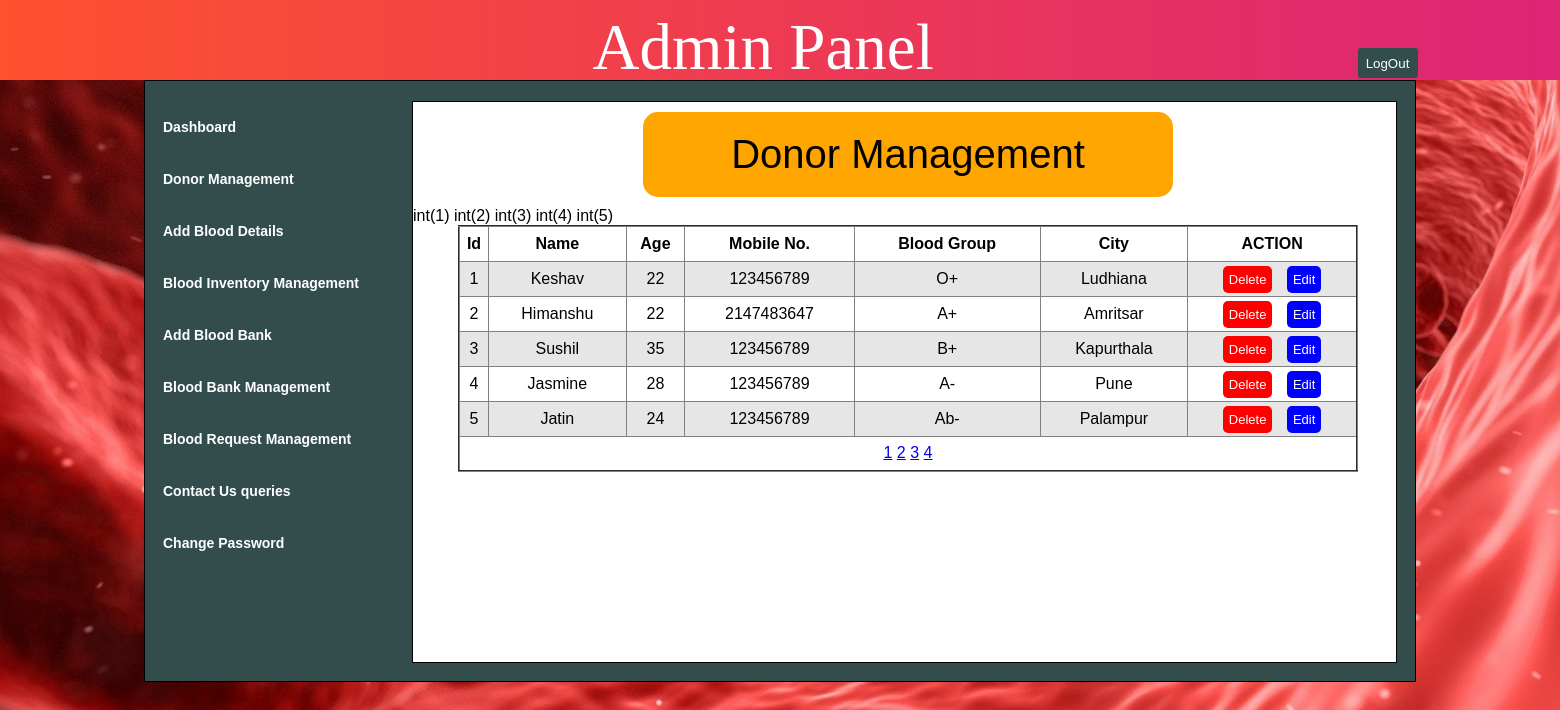
/donor.php (signed in), run on the app's committed database.
### tables this page shows
CREATE TABLE `donorform` (
  `Id` int(11) NOT NULL,
  `name` varchar(255) NOT NULL,
  `age` int(11) NOT NULL,
  `mobile` int(11) NOT NULL,
  `email` varchar(200) NOT NULL,
  `bloodgroup` varchar(255) NOT NULL,
  `city` varchar(255) NOT NULL
);

### donor.php (the view, shortened to what this page needs)
<?php
	include("common/connection.php");
?>
<html>
	<head>
		<link rel="stylesheet" href="css/style.css"/>
	</head>
	<body>
				<?php include("common/header.php")?>
			<div class="content">
				<div class="innercontainer">
						<?php include("common/sidebar.php")?>
					<div class="middlecontainer">
						<div class="dwidth">Donor Management</div>
						<table class="dtable" border="2" width="900">
							<tr>
								<th>Id</th>
								<th>Name</th>
								<th>Age</th>
								<th>Mobile No.</th>
								<th>Blood Group</th>
								<th>City</th>
								<th>ACTION</th>
							</tr>
							<?php
							$limit=5;
								if(empty($_GET['p']))
								{
									$start=0;
								}
								else
								{
									$pi=$_GET['p'];
									$end=$pi*$limit;
									$start=$end-$limit;
								}
								$query="select * from donorform limit $start,$limit";
								$result=mysqli_query($connect,$query);
								while($row=mysqli_fetch_assoc($result))
							{
							?>
							<tr>
								<td><?php echo $row['Id']; ?></td>
								<td><?php echo $row['name']; ?></td>
								<td><?php echo $row['age']; ?></td>
								<td><?php echo $row['mobile']; ?></td>
								<td><?php echo $row['bloodgroup']; ?></td>
								<td><?php echo $row['city']; ?></td>
								<td>
									<a class="del" href="donor.php?did=<?php echo $row['Id'] ?>">Delete</a>
									<a class="ed" href="index1.php?eid=<?php echo $row['Id'] ?>">Edit</a>
								</td>
							</tr>
							<?php
							var_dump($_SESSION['num']);
							}
							?>
							<tr>
								<td colspan="7">
									<?php
									  $query="select * from donorform";
									  $result=mysqli_query($connect,$query);
									  $count=mysqli_num_rows($result);
									  $pages=ceil($count/$limit);
									  for($i=1 ;$i<=$pages; $i++)
									  {
										?>
											<a href="donor.php?p=<?php echo $i;?>"><?php echo $i;?></a>
										<?php
									  }
									?>
								</td>
							</tr>
						</table>
					</div>
				</div>
			</div>
	</body>
</html>

### css/style.css (style rules this page uses)
* { margin:0px; padding:0px; font-family:arial; }
body { background-image:url("background.jpg"); background-repeat:no-repeat; background-size:cover; overflow-x:hidden; }
.content { height:680px; width:100%; }
.innercontainer { position:relative; height:600px; width:1270px; background-color:#334d4d; border:1px solid black; margin:auto; }
.middlecontainer { height:560px; width:983px; background-color:white; border:1px solid black; float:left; margin:20px 0px 0px 17px; }
.dwidth { width:530px; font-size:40px; text-align:center; font-family:arial; padding-top:20px; padding-bottom:20px; background-color:orange; border-radius:15px; margin:10px 0px 10px 230px; }
.ed { text-decoration:none; position:relative; left:5; color:white; background-color:blue; padding:6px; font-size:13px; border-radius:5px; }
.del { text-decoration:none; position:relative; left:-5; color:white; background-color:red; padding:6px; font-size:13px; border-radius:5px; }
.dtable { position:relative; left:45; border-collapse:collapse; }
.dtable tr { height:35px; text-align:center; }
.dtable tr:nth-child(even) { background-color: #e6e6e6; }

### data on the page
donorform: Id "1", name "Keshav", age "22", mobile "123456789", bloodgroup "O+", city "Ludhiana"
donorform: Id "2", name "Himanshu", age "22", mobile "2147483647", bloodgroup "A+", city "Amritsar"
donorform: Id "3", name "Sushil", age "35", mobile "123456789", bloodgroup "B+", city "Kapurthala"
donorform: Id "4", name "Jasmine", age "28", mobile "123456789", bloodgroup "A-", city "Pune"
donorform: Id "5", name "Jatin", age "24", mobile "123456789", bloodgroup "Ab-", city "Palampur"
